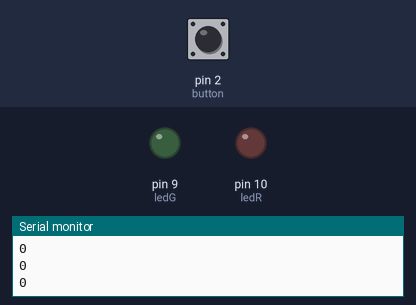
This sketch was run on a simulated Arduino Uno, built with avr-gcc and run on an emulated ATmega328P. Parts: output pins drawn as LEDs (lit = HIGH), the last lines printed to the serial monitor. The inputs (shaded band) are chosen by the test bench; at power-on: pin 2 (button) LOW.

Above: at 1.2 s.
1.3 s: pin 2 (button) pulled HIGH for 0.15 s
At 1.5 s:
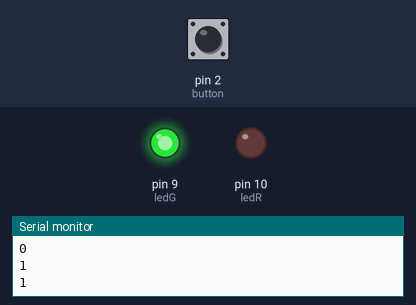
3.1 s: pin 2 (button) pulled HIGH for 3.2 s
At 7.8 s:
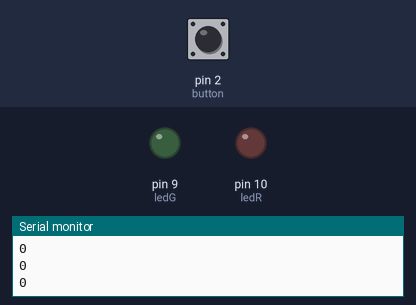
Timing chart, 0 to 9.3 s (numbered marks = the images above; inputs shaded):
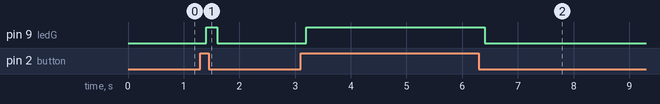

The sketch:

button.ino
```cpp
int button =2;
int ledG = 9;
int ledR = 10;

void setup() {
  pinMode(button, INPUT);  // 풀다운 저항연결. 버튼
  pinMode(ledG, OUTPUT);
  pinMode(ledR, OUTPUT);
  Serial.begin(9600);

}

void loop() {
  int value = digitalRead(button);
  Serial.println(value);
  delay(100);
  if(value == 1)
  {
    digitalWrite(ledG, HIGH);
    //delay(100);
    //digitalWrite(ledG, LOW);
    //delay(100);
  }
  else
  {
    //digitalWrite(ledR, HIGH);
    //delay(100);
    digitalWrite(ledG, LOW);
    //delay(100);
  }

}
```

Measured:
- after the input at 1.3 s, pin 9 (ledG): LOW → HIGH after 0.10 s, → LOW 0.20 s later
- after the input at 3.1 s, pin 9 (ledG): LOW → HIGH after 0.10 s, → LOW 3.2 s later
